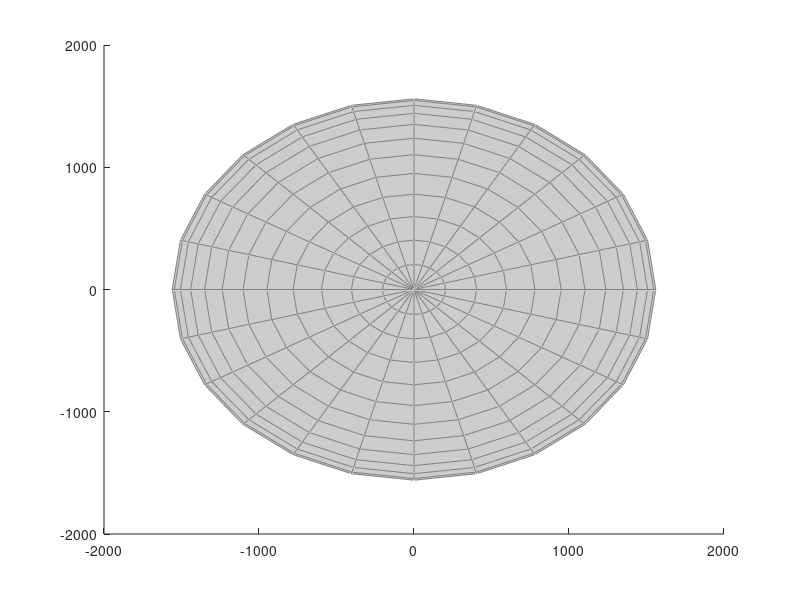

This chart was generated by the following MATLAB code: (Note: this script raises an error after producing the figure.)
%% visualizing b_sec at one time - 3d

clear
% define constants

r_m = 1560; % Europa radius (km)
B_prim = 250; % approximate background field amplitude nT
A = 0.95; % amplitude response factor
phi = 0.14; % phase lag in radians (around 8 deg)
omega = 2*pi / (11.23 * 3600); % synodic freq. (rad/sec), 11.23 hr period

t = 0;

% inducing field direction
e0x = [1;0;0];
e0y = [0;1;0];

%%%%%%%%%%%%%%%%%%%%%%%%%%%%%%%%%%%%%%%%%%%%%%%%%%%%%%%%%%%%%%%%%%%%%%%%%%%%%%%%%%%%%%%%%%%%%%

% create spatial grid 
grid_limit = 7 * r_m; % view up to 7 planetary radii out 
[X,Y,Z] = meshgrid(linspace(-grid_limit, grid_limit, 30), ...
    linspace(-grid_limit,grid_limit, 30), ...
    linspace(-grid_limit, grid_limit, 30));


% compute secondary field components (bx,by,bz) at every point 
% initialize arrays to hold magnetic field vector components

Bx_spatial = zeros(size(X));
By_spatial = zeros(size(X));
Bz_spatial = zeros(size(X));


%%%%%%%%%%%%%%%%%%%%%%%%%%%%%%%%%%%%%%%%%%%%%%%%%%%%%%%%%%%%%%%%%%%%%%%%%%%%%%%%%%%%%%%%%%%%%%

% loop through each grid point to calculate the spatial part of eqn (3)
for i = 1:numel(X)

    % define position vector r from center of moon
    r_vec = [X(i); Y(i); Z(i)];
    r = norm(r_vec);

    % mask field inside the moon to avoid division by 0
    if r < r_m
        continue;
    end


    % X EQUATION
    % calculate dot prod (r . e0x)
    r_dot_e0x = dot(r_vec, e0x);

    % evaluate spatial vector bracket: 3*(r . e0)*r - (r^2)*e0
    spatial_bracketx = 3 * r_dot_e0x * r_vec - (r^2) * e0x;

    % compute spatial coefficient: - (A * B_prim * r_m^3) / (2 * r^5)
    coefx = - (A * B_prim * r_m^3) * (cos (omega * t - phi)) / (2 *r^5);


    % Y EQUATION
    % calculate dot prod (r . e0y)
    r_dot_e0y = dot(r_vec, e0y);

    % evaluate spatial vector bracket: 3*(r . e0)*r - (r^2)*e0
    spatial_brackety = 3 * r_dot_e0y * r_vec - (r^2) * e0y;

    % compute spatial coefficient: - (A * B_prim * r_m^3) / (2 * r^5)
    coefy = - (A * B_prim * r_m^3) * (sin (omega * t - phi)) / (2 *r^5);



    % store vector components
    B_vector = (coefx * spatial_bracketx) + (coefy * spatial_brackety);
    Bx_spatial(i) = B_vector(1);
    By_spatial(i) = B_vector(2);
    Bz_spatial(i) = B_vector(3);    

end


%%%%%%%%%%%%%%%%%%%%%%%%%%%%%%%%%%%%%%%%%%%%%%%%%%%%%%%%%%%%%%%%%%%%%%%%%%%%%%%%%%%%%%%%%%%%%%

Bx = Bx_spatial;
By = By_spatial;
Bz = Bz_spatial;




figure('Color', 'b');
set(gcf, 'Position', [100, 100, 800, 600]);
hold on;

% setting seeds
theta = linspace(0, 2*pi, 16); 
seed_radius = 1.05 * r_m; 


y1 = seed_radius * 0.5 * cos(theta);
z1 = seed_radius * 0.5 * sin(theta);
x1 = ones(size(theta)) * seed_radius * 0.85;


y2 = seed_radius * 0.5 * cos(theta);
z2 = seed_radius * 0.5 * sin(theta);
x2 = ones(size(theta)) * -seed_radius * 0.85;


seed_X = [x1, x2];
seed_Y = [y1, y2];
seed_Z = [z1, z2];

% draw Europa as 3d sphere
[sx, sy, sz] = sphere(24);
mesh(sx*r_m, sy*r_m, sz*r_m, 'FaceColor', [0.8 0.8 0.8], 'EdgeColor',[0.5 0.5 0.5]);
alpha(0.4);


% plot mag field vectors
h1 = streamline(X,Y,Z,Bx,By,Bz,seed_X(:), seed_Y(:), seed_Z(:));



set(h1, 'Color', 'r', 'LineWidth', 1);

% grid formatting
axis equal; 
xlim([-grid_limit, grid_limit]);
ylim([-grid_limit, grid_limit]);
zlim([-grid_limit, grid_limit]);
xlabel('x position (km)', 'FontSize', 11);
ylabel('y position (km)', 'FontSize', 11);
zlabel('z position (km)', 'FontSize', 11);
title('snapshot of B-sec @t=0 (3d)', 'FontSize', 12);
grid on;
box on;
    
view(3);
rotate3d on;

view([-68 8]);
